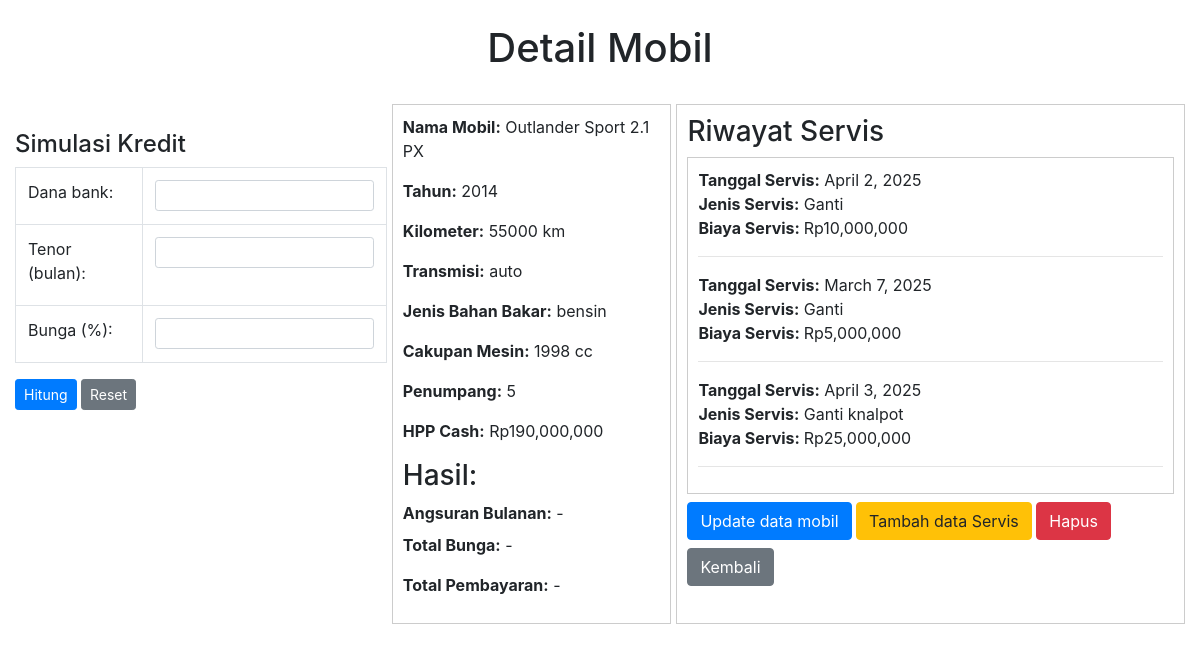
The page /detail/4/ on the database as committed earlier.
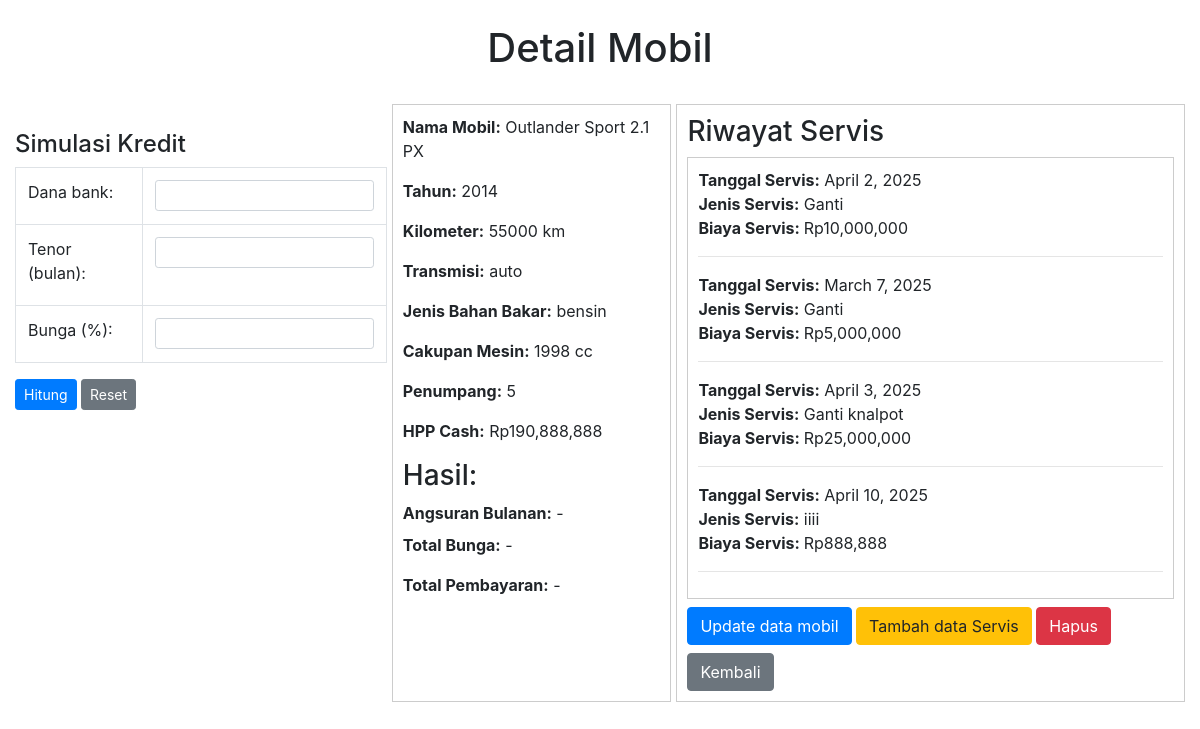
The same page on the database as committed later.
### cars/models.py (models this page shows, shortened)
class ServiceHistory(models.Model):
    mobil = models.ForeignKey(Cars, on_delete=models.CASCADE, related_name='service_histories')
    tanggal_service = models.DateField()
    deskripsi = models.TextField()
    biaya = models.DecimalField(max_digits=10, decimal_places=2)

### cars/views.py (the view)
# urls.py: path('detail/<int:car_id>/', detail_car, name='detail_car'),
def detail_car(request, car_id):
    car = get_object_or_404(Cars, id=car_id)
    service_history = car.service_histories.all()  # Fetch the service history entries for the car
    total_biaya = sum(service.biaya for service in service_history)
    context = {
        'car': car,  # Pass the car object to the template for rendering
        'service_history': service_history,  # Pass the service
        'total_biaya': total_biaya,
        'cash': total_biaya + car.harga,  # Pass the total service cost to the template for rendering
    }
    return render(request, 'cars/detail.html', context)

### cars/templates/cars/detail.html (shortened to what the changed rows need)
{% load static %}
{% load humanize %}
<!DOCTYPE html>
<html lang="en">
<head>
    <link
      rel="stylesheet"
      href="https://cdn.jsdelivr.net/npm/bootstrap@4.0.0/dist/css/bootstrap.min.css"
    />
</head>
<body>
    <div class="container-fluid">
        <div class="row">
            <div class="col-md-12 text-center my-4">
                <h1>Detail Mobil</h1>
            </div>
        </div>
        <div class="d-flex">
            <div class="flex-fill" style="margin-left: 5px; border: 1px solid #ccc; padding: 10px;">
                <div class="mb-3">
                    <strong>Nama Mobil:</strong> {{ car.nama }}
                </div>
                <div class="mb-3">
                    <strong>Tahun:</strong> {{ car.tahun }}
                </div>
                <div class="mb-3">
                    <strong>Kilometer:</strong> {{ car.kilometer }} km
                </div>
                <div class="mb-3">
                    <strong>Transmisi:</strong> {{ car.transmisi }}
                </div>
                <div class="mb-3">
                    <strong>Jenis Bahan Bakar:</strong> {{ car.jenis_bahan_bakar }}
                </div>
                <div class="mb-3">
                    <strong>Cakupan Mesin:</strong> {{ car.mesin }}
                </div>
                <div class="mb-3">
                    <strong>Penumpang:</strong> {{ car.tempat_duduk }}
                </div>
                <div class="mb-3">
                    <strong>HPP Cash:</strong> Rp{{ cash|floatformat:0|intcomma }}
                </div>
                <h3>Hasil:</h3>
                <div class="mb-2">
                    <strong>Angsuran Bulanan:</strong> <span id="angsuran_bulanan">-</span>
                </div>
                <div class="mb-2">
                    <p><strong>Total Bunga:</strong> <span id="total_bunga">-</span></p>
                </div>
                <div class="mb-2">
                    <p><strong>Total Pembayaran:</strong> <span id="total_pembayaran">-</span></p>
                </div>
            </div>
            <div class="flex-fill" style="border: 1px solid #ccc; padding: 10px; margin-left: 5px">
                <div class="">
                    <h3>Riwayat Servis</h3>
                    <div style="max-height: 450px; overflow-y: auto; border: 1px solid #ccc; padding: 10px;">
                        {% for service in service_history %}
                            <strong>Tanggal Servis:</strong> {{ service.tanggal_service }}<br>
                            <strong>Jenis Servis:</strong> {{ service.deskripsi }}<br>
                            <strong>Biaya Servis: </strong> Rp{{ service.biaya|floatformat:0|intcomma }}<br>
                            <hr>
                        {% endfor %}
                    </div>
                    <a href="{% url 'update_car' car.id %}" class="btn btn-primary mt-2">Update data mobil</a>
                    <a href="{% url 'service_history' car.id%}" class="btn btn-warning mt-2">Tambah data Servis</a>
                    <form method="POST" action="{% url 'delete_car' car.id %}" style="display: inline-block;">
                        <button type="submit" onclick="return confirm('Yakin ingin menghapus mobil ini?')" class="btn btn-danger mt-2">Hapus</button>
                    </form>
                    <a href="{% url 'carList' %}" class="btn btn-secondary mt-2">Kembali</a>
                </div>
            </div>
        </div>
        </div>
</body>
</html>

Rows that differ between the two databases and show on the page:
added ServiceHistory: tanggal_service "April 10, 2025", deskripsi "iiii", biaya "888,888"
Other text that changed with them:
{{ cash|floatformat:0|intcomma }}: "190,000,000" → "190,888,888"
